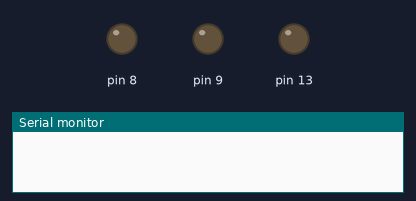
A sketch run on a simulated Arduino Uno, built with avr-gcc and run on an emulated ATmega328P. Shown: output pins drawn as LEDs (lit = HIGH), the last lines printed to the serial monitor.

Above: at 0.4 s.
At 1.3 s:
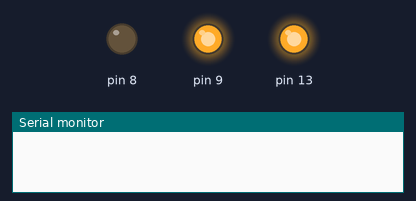
At 2.7 s:
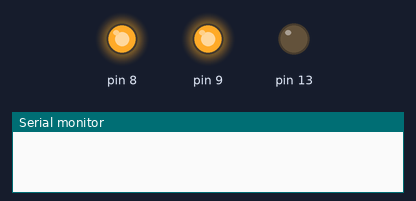
At 3.6 s:
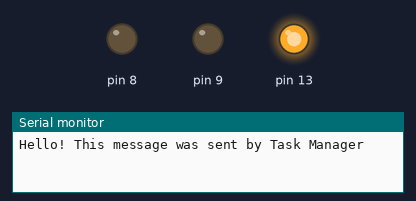
At 4.4 s:
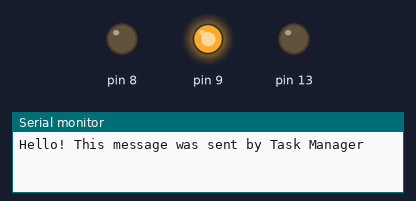
At 5.3 s:
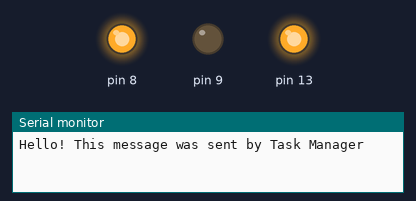
Timing chart, 0 to 7.4 s (numbered marks = the images above):
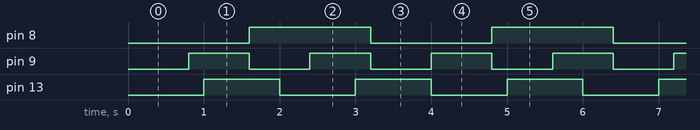

Measured:
- by itself, pin 8: alternates HIGH for 1.6 s and LOW for 1.6 s
- by itself, pin 9: alternates HIGH for 0.80 s and LOW for 0.80 s
- by itself, pin 13: alternates HIGH for 1.0 s and LOW for 1.0 s

The sketch:

ExTaskManagerArduino.ino
```cpp
/*
* Example of Task Manager for Arduino
* Author: Pedro Bertoleti
* Date: Jan/2016
*/

/*
*  IMPORTANT:
*  1) Due to major compatibility between all Arduinos, this task
*  manager uses the timer one for temporization routines.
*  So, as it is, this Task manager cannot be used with servo motor library /
*  servo motor controller. If you want to use servo motor, please change
*  Timer according to your sketch.
*
*  2) This Task Manager uses Timer library found on
*     http://playground.arduino.cc/Code/Timer1
*
*  3) NEVER use delays into Tasks! A task manager tries to execute all the tasks
*     in real-time and in the "time to execute" it´s needed. A delay will certanly
*     spoil it all.
*     NEVER use blocking functions inside tasks.
*     AVOID USING very time expensive loops inside tasks.
*/

/*
* Using this Task Manager
*
* Write inside Task1, Task2, Task3 and Task4 functions what must be done
* in these tasks (first of all, read IMPORTANT item #3. Do not ignore what
* is written there).
*
* If you need more tasks, simply write more functions according to Tasks´
* function modules (in other words, copy, paste, change the name, declare
* prototypes and that´s it!). Please, do not forget to refresh NUMBER_OF_TASKS define
* and create a define for your tasks´ index too.
*/

#include "TimerOne.h"
#include "avr/wdt.h"

/*
*  Defines
*/
#define INDEX_TAREFA_1                 0
#define INDEX_TAREFA_2                 1
#define INDEX_TAREFA_3                 2
#define INDEX_TAREFA_4                 3
#define NUMBER_OF_TASKS                4
#define TIME_TO_EXECUTE_TASK1          1000   //time unit: ms
#define TIME_TO_EXECUTE_TASK2          800   //time unit: ms
#define TIME_TO_EXECUTE_TASK3          1600  //time unit: ms
#define TIME_TO_EXECUTE_TASK4          3000  //time unit: ms
#define TASK_TIMEOUT                   500   //time unit: ms

#define YES                        1
#define NO                         0

/*
*  Global variables
*/
void (*ScheduledTasks[NUMBER_OF_TASKS])(void);  //It stores the function pointers of Task.
int TimeScheduledTasks[NUMBER_OF_TASKS];        //It stores the task´s times (time period to execute)
int RecentTasksTimeToExecute[NUMBER_OF_TASKS];  //It stores the recent task´s times ("time to execute" each task)
char TimerIntGeneraed;                          //It indicates if  timer interrupt has been generated
char TaskIsExecuting;                           //It indicates if a task in executing (important information for consider task timeout validation)
int TaskTimeout;                                //used for timeout counting

char StateLedPin13;
char StateLedPin8;
char StateLedPin9;

/*
*  Prototypes
*/
void InitTasks(void);
void ExecuteTask(void);
void Task1(void);       //task number one - write into this function what this taks will make
void Task2(void);       //task number two - write into this function what this task will make
void Task3(void);       //task number three - write into this function what this task will make
void Task4(void);       //task number four - write into this function what this task will make

/*
*   Functions
*/

//Function: initialize and schedule tasks
//Params: nothing
//Return: nothing
void InitTasks(void)
{
    //init function pointers of tasks
    ScheduledTasks[INDEX_TAREFA_1] = Task1;
    ScheduledTasks[INDEX_TAREFA_2] = Task2;
    ScheduledTasks[INDEX_TAREFA_3] = Task3;
    ScheduledTasks[INDEX_TAREFA_4] = Task4;

    //init temporization values of each task. These values do no change during execution
    TimeScheduledTasks[INDEX_TAREFA_1] = TIME_TO_EXECUTE_TASK1;
    TimeScheduledTasks[INDEX_TAREFA_2] = TIME_TO_EXECUTE_TASK2;
    TimeScheduledTasks[INDEX_TAREFA_3] = TIME_TO_EXECUTE_TASK3;
    TimeScheduledTasks[INDEX_TAREFA_4] = TIME_TO_EXECUTE_TASK4;

    //init recent temporization values of each task. These values will change during execution (they´re used to decide which task must be executed)
    RecentTasksTimeToExecute[INDEX_TAREFA_1] = TIME_TO_EXECUTE_TASK1;
    RecentTasksTimeToExecute[INDEX_TAREFA_2] = TIME_TO_EXECUTE_TASK2;
    RecentTasksTimeToExecute[INDEX_TAREFA_3] = TIME_TO_EXECUTE_TASK3;
    RecentTasksTimeToExecute[INDEX_TAREFA_4] = TIME_TO_EXECUTE_TASK4;

    //It indicates that there´s no task executing
    TaskIsExecuting = NO;
}

//Function: Task 1 function. It blinks a PIN13 led
//Params: nothing
//Return: nothing
void Task1(void)
{
    StateLedPin13 = (~StateLedPin13) & 0x01;
    digitalWrite(13, StateLedPin13);
}

//Function: Task 2 function. It blinks a PIN9 led
//Params: nothing
//Return: nothing
void Task2(void)
{
    StateLedPin9 = (~StateLedPin9) & 0x01;
    digitalWrite(9, StateLedPin9);
}

//Function: Task 3 function.  It blinks a PIN8 led
//Params: nothing
//Return: nothing
void Task3(void)
{
    StateLedPin8 = (~StateLedPin8) & 0x01;
    digitalWrite(8, StateLedPin8);
}

//Function: Task 4 function. It sends a message over serial
//Params: nothing
//Return: nothing
void Task4(void)
{
    Serial.write("Hello! This message was sent by Task Manager\r\n");
}

void setup()
{
    //set pin´s direction and force all of them to 0 state
    pinMode(13, OUTPUT);
    pinMode(9, OUTPUT);
    pinMode(8, OUTPUT);

    StateLedPin13 = 0;
    StateLedPin8 = 0;
    StateLedPin9 = 0;

    digitalWrite(13, StateLedPin13);
    digitalWrite(9, StateLedPin8);
    digitalWrite(8, StateLedPin9);

    //starts serial communication
    Serial.begin(115200);

    //Init/configures all tasks
    InitTasks();

    //Init Timer1 with 1ms period (a timer interrupt will be generated in a 1ms period.
    Timer1.initialize(1000);

    //configures callback function for timer interrupt (where timer interupt can be handled)
    Timer1.attachInterrupt(TimerCallback);

    TimerIntGeneraed = NO;
}

//Function: timer 1 callback
//Params: nothing
//Return: nothing
void TimerCallback()
{
    char i;

    TimerIntGeneraed = YES;

    //Here, the "time to execute" of each task is refreshed

    for (i=0; i<NUMBER_OF_TASKS; i++)
    {
	if (RecentTasksTimeToExecute[i] > 0)
  	  RecentTasksTimeToExecute[i]--;
    }

    if (TaskIsExecuting == YES)
    {
        TaskTimeout--;

         if (!TaskTimeout)
         {
             //Timeout has reached (possibly a task has crashed. Microcontroller must be reset)
             wdt_enable(WDTO_15MS);
             while(1);
         }
    }
}

//Function: Execute tasks
//Params: nothing
//Return: nothing
void ExecuteTask(void)
{
    char i;

    for (i=0; i<NUMBER_OF_TASKS; i++)
    {
	//Check if it´s time to execute a task
	if ((ScheduledTasks[i] != 0) && (RecentTasksTimeToExecute[i] == 0))
        {
  	    TaskIsExecuting = YES;
            TaskTimeout = TASK_TIMEOUT;
            ScheduledTasks[i]();  //executes the task
            TaskIsExecuting = NO;
	    RecentTasksTimeToExecute[i] = TimeScheduledTasks[i];  //reagendamento da tarefa
        }
    }
}

void loop()
{
    if ((TimerIntGeneraed == YES)  && (NUMBER_OF_TASKS))
    {
        TimerIntGeneraed = NO;
        ExecuteTask();
    }
}
```
